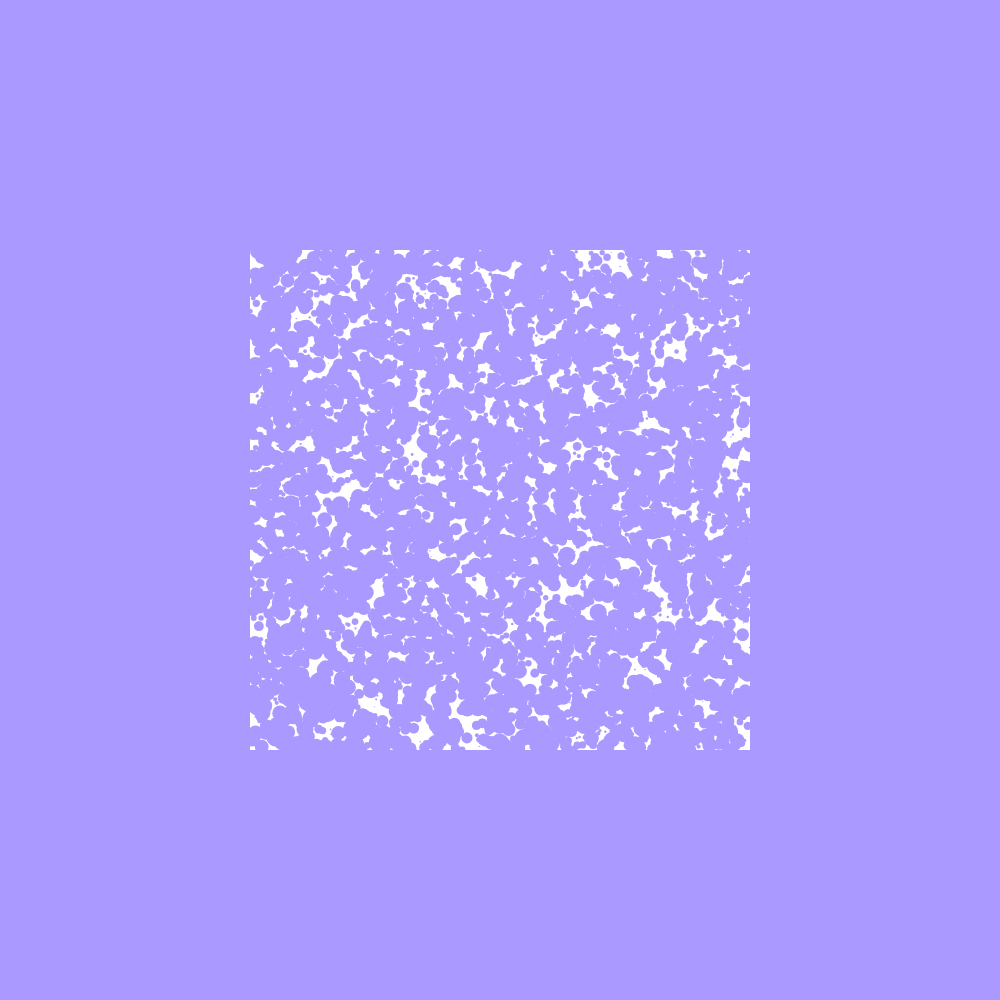
Frame 1 (no input)
Frame 60 (no input): identical to frame 1, image omitted
Frame 120 (the mouse pressed at the canvas centre since frame 60): identical to frame 1, image omitted

The p5.js sketch that drew this single still picture (run headless with seeded random() and noise() and a simulated clock; from frame 60 on, the mouse is pressed at the canvas centre):

// p5.js sketch
// ── sketch.js
// genuary - Destroy A Square

function setup(){
    HEIGHT = 1000;
    WIDTH = 1000;
    createCanvas(HEIGHT, WIDTH);
    frameRate(30);
    background(170, 153, 255);
    rectMode(RADIUS);
    noStroke();
    

    // static draw
    rect_radius = 250; rect(WIDTH / 2, HEIGHT / 2, rect_radius);

    let number_of_circles_to_draw = 6000;
    let drawn_circles = 0;
    let circle_radius_range = rect_radius / 15;
    let circle_fill_r = 170;
    let circle_fill_g = 153;
    let circle_fill_b = 255;

    let x = 24;
    console.log("print out the number x = ${x}");
    console.log(`print out the number x = ${x}`);
    console.log("print out the value x = " + x);

    while (drawn_circles < number_of_circles_to_draw){
        x = (Math.random() * rect_radius * 2) + (WIDTH / 2) - rect_radius;
        y = (Math.random() * rect_radius * 2) + (HEIGHT / 2) - rect_radius;
        radius = (Math.random() * circle_radius_range) + 1;
        
        let r_factor = 0;
        let g_factor = 0;
        let b_factor = 0;
        r_offset = (Math.random() * r_factor);
        g_offset = (Math.random() * g_factor);
        b_offset = (Math.random() * b_factor);

        console.log(`circle number ${drawn_circles} -> (${x}, ${y})`)

        fill(
            circle_fill_r + r_factor,
            circle_fill_g + g_factor,
            circle_fill_b + b_factor
        );

        circle(x, y, radius)

        ++drawn_circles;
    }
}

function draw(){
    return;
}
